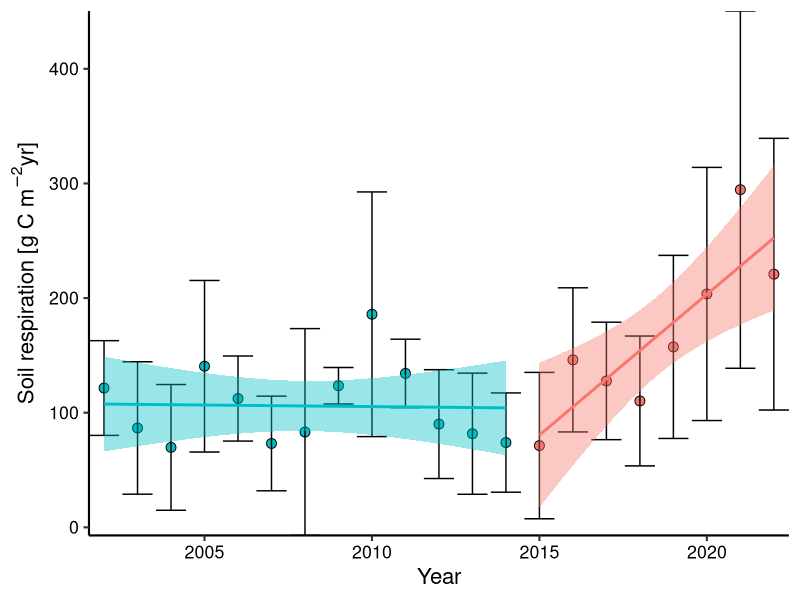
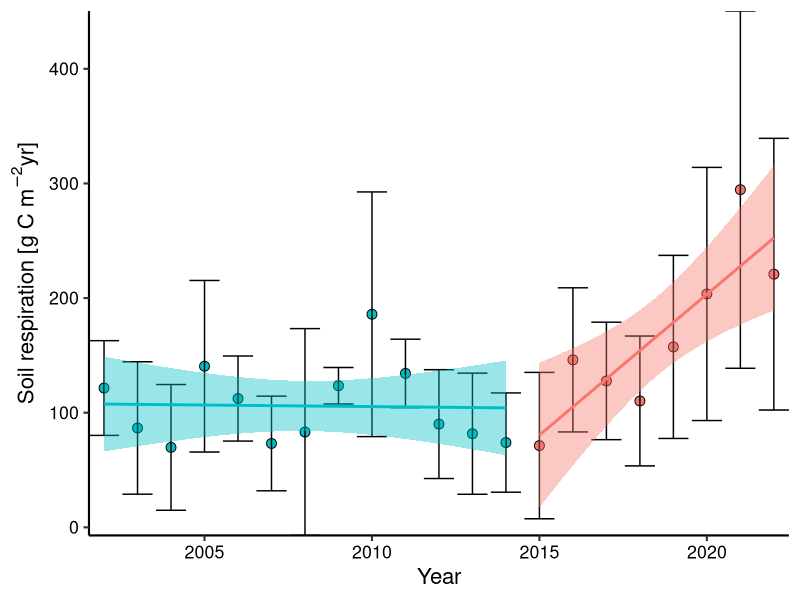

These charts were generated, in order, by the following R code:
## Hubbard Brook archived soil samples project ##
## Soil respiration data ##
## Sophie von Fromm ##
## 2024-11-15 ##

library(tidyverse)

soil_resp <- read_csv("./Data/HubbardBrook_TraceGas_Watershed1_BearBrook_2002-2022.csv")

head(soil_resp)

soil_resp_sum <- soil_resp %>% 
  filter(Site == "Bear Brook",
         Elevation == "low") %>% 
  mutate(Year = as.numeric(format(Date, "%Y"))) %>% 
  group_by(Year) %>% 
  summarise(mean_CO2 = mean(CO2_rate),
            sd_CO2 = sd(CO2_rate)) %>% 
  mutate(mean_gC_m2_yr = (mean_CO2*0.2729)*8760,
         sd_gC_m2_yr = (sd_CO2*0.2729)*8760) %>% 
  mutate(Breakpoint = case_when(
    Year > 2014 ~ "post-breakpoint",
    TRUE ~ "pre-breakpoint"
  )) 

soil_resp_sum %>% 
  ggplot(aes(x = Year, y = mean_gC_m2_yr, fill = Breakpoint)) +
  geom_point(shape = 21, size = 3) +
  geom_errorbar(aes(ymin =  mean_gC_m2_yr - sd_gC_m2_yr,
                    ymax =  mean_gC_m2_yr + sd_gC_m2_yr)) +
  theme_classic(base_size = 16) +
  theme(axis.text = element_text(color = "black"),
        legend.position = "none") +
  geom_smooth(aes(color = Breakpoint), method = "lm") +
  scale_y_continuous(expression(paste("Soil respiration [g C m"^-2,"yr]")), 
                     expand = c(0,0)) +
  scale_x_continuous("Year", expand = c(0,0), breaks = seq(2005,2020,5))
ggsave(paste0("./Output/HBEF_FigureS6_", Sys.Date(), ".jpeg"),
       width = 12, height = 6)

lm_post_break <- lm(mean_gC_m2_yr ~ Year, 
   data = soil_resp_sum %>% 
     filter(Breakpoint == "post-breakpoint"))
summary(lm_post_break)

summary(soil_resp_sum$mean_gC_m2_yr)

